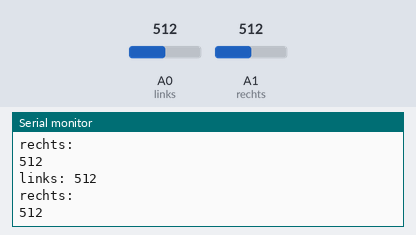
Bench run of a sketch on a simulated Arduino Uno, built with avr-gcc and run on an emulated ATmega328P. Parts: the last lines printed to the serial monitor. The inputs (shaded band) are chosen by the test bench; at power-on: A0 (links) = 512, A1 (rechts) = 512.

Above: at 1.8 s.
1.9 s: A0 (links) set to 716
At 2.4 s:
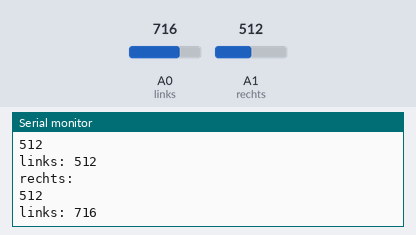
3.4 s: A1 (rechts) set to 716
At 3.81 s:
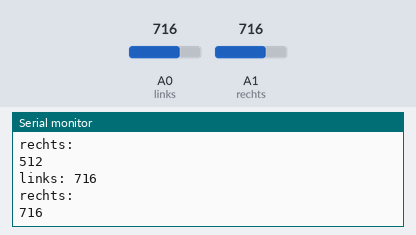
4.9 s: A0 (links) set to 900
At 5.4 s:
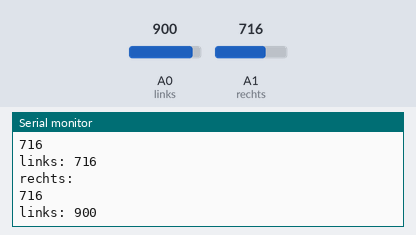
6.4 s: A1 (rechts) set to 900
At 6.82 s:
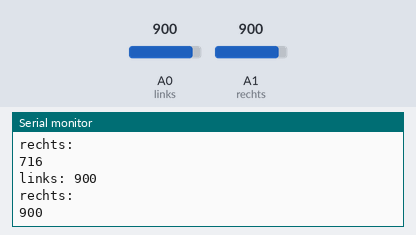
Timing chart, 0 to 8.9 s (numbered marks = the images above; inputs shaded):
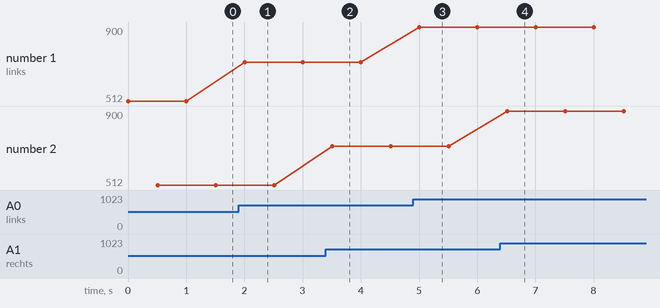

Measured:
- after the input at 1.9 s, the serial monitor: prints a new line after 0.10 s (image 1)
- after the input at 3.4 s, the serial monitor: prints a new line after 0.11 s (image 2)
- after the input at 4.9 s, the serial monitor: prints a new line after 0.10 s (image 3)
- after the input at 6.4 s, the serial monitor: prints a new line after 0.12 s (image 4)
- plotted number 1: 512 → 716 after the input at 1.9 s, 716 → 900 after the input at 4.9 s

The sketch:

sketch_mar06a.ino
```cpp
int links = 0;     // potentiometer wiper (middle terminal) connected to analog pin 3
int rechts = 1;
                       // outside leads to ground and +5V

int vallinks = 0;
int valrechts=0;        // variable to store the value read


void setup()

{

  Serial.begin(9600);          //  setup serial

}


void loop()

{

  vallinks = analogRead(links);    // read the input pin
  Serial.print("links: ");
  Serial.println(vallinks);
  delay(500);

  valrechts=analogRead(rechts);
  Serial.println("rechts: ");
  Serial.println(valrechts);
  delay(500);

               // debug value

}
```
